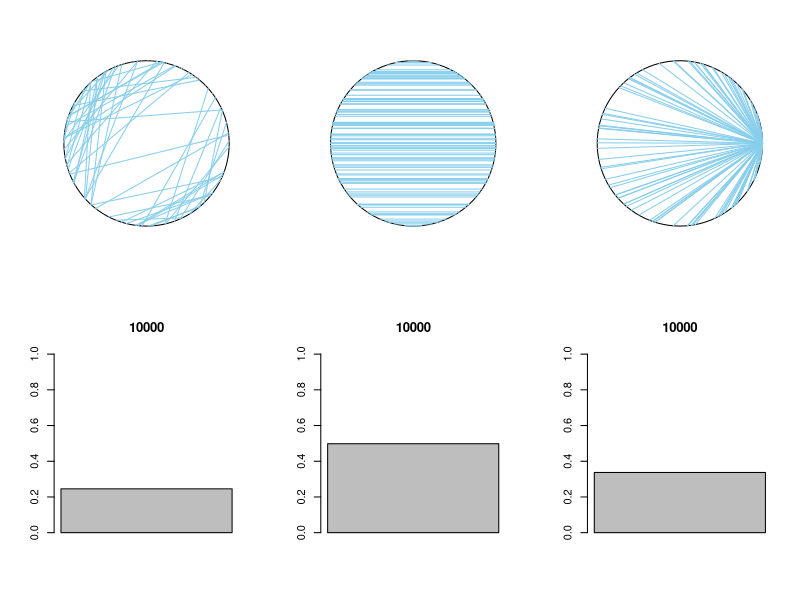

The R source for this figure:

#install.packages('plotrix')
require(plotrix) # for drawing circle

#' Example 2.6 (Bertrand's Paradox)
n = 10000

#' Simulation 1
#' We choose values for x and y from [-1, 1] at random.
x = c()
y = c()
while (length(x) < n) {
  tmpx = runif(1) * 2 - 1
  tmpy = runif(1) * 2 - 1
  r = tmpx^2 + tmpy^2
  # Is this point on the circle?
  if (r < 1) {
    x = c(x, tmpx)
    y = c(y, tmpy)
  }
}
L = 2 * sqrt(1-(x^2+y^2))
res1 = length(L[L >= sqrt(3)])

#' Simulation 2
#' We take account of the fact that any rotation of
#' the circle does not change the length of the chord,
#' so we might as well assume in advance that
#' the chord is horizontal.
#' Then we choose r from [-1, 1] at random.
r = runif(n) * 2 - 1
L = 2 * sqrt(1 - r^2)
res2 = length(L[L >= sqrt(3)])

#' Simulation 3
#' We assume that one endpoint, say B, lies at (1, 0)
#' (i.e. that beta=0). Then we choose a value for alpha
#' from [0, 2pi] at random and compute the length of
#' the resulting chord.
alpha = runif(n) * 2 * pi
L = sqrt(2 - 2 * cos(alpha))
res3 = length(L[L >= sqrt(3)])

par(mfrow=c(2,3))

# Drawing first circle
plot(c(), c(), axes=F, xlim=c(-1,1), ylim=c(-1,1), xlab='', ylab='', asp=1)
draw.circle(0, 0, 1, border='black')
for (i in seq(1, n, 100)) {
  sx = x[i]^2
  sy = y[i]^2
  sr = sx + sy
  if (x[i] * y[i] < 0) {
    lines(c(x[i] + sqrt(sx-sr+sy/sr), x[i] - sqrt(sx-sr+sy/sr)),
          c(y[i] + sqrt(sy-sr+sx/sr), y[i] - sqrt(sy-sr+sx/sr)),
          col='skyblue', asp=1)
  } else {
    lines(c(x[i] - sqrt(sx-sr+sy/sr), x[i] - sqrt(sx-sr+sy/sr)),
          c(y[i] + sqrt(sy-sr+sx/sr), y[i] + sqrt(sy-sr+sx/sr)),
          col='skyblue', asp=1)
  }
}

# Drawing second circle
plot(c(), c(), axes=F, xlim=c(-1,1), ylim=c(-1,1), xlab='', ylab='', asp=1)
draw.circle(0, 0, 1, border='black')
for (i in seq(1, n, 100)) {
  lines(c(-sqrt(1-r[i]^2), sqrt(1-r[i]^2)),
        c(r[i], r[i]),
        col='skyblue', asp=1)
}

# Drawing third circle
plot(c(), c(), axes=F, xlim=c(-1,1), ylim=c(-1,1), xlab='', ylab='', asp=1)
draw.circle(0, 0, 1, border='black')
for (i in seq(1, n, 100)) {
  lines(c(1, cos(alpha[i])),
        c(0, sin(alpha[i])),
        col='skyblue', asp=1)
}

# Drawing bars
barplot(res1/n, ylim=c(0, 1), main=n)
barplot(res2/n, ylim=c(0, 1), main=n)
barplot(res3/n, ylim=c(0, 1), main=n)

cat('1st method: ', res1/n)
cat('2nd method: ', res2/n)
cat('3rd method: ', res3/n)
